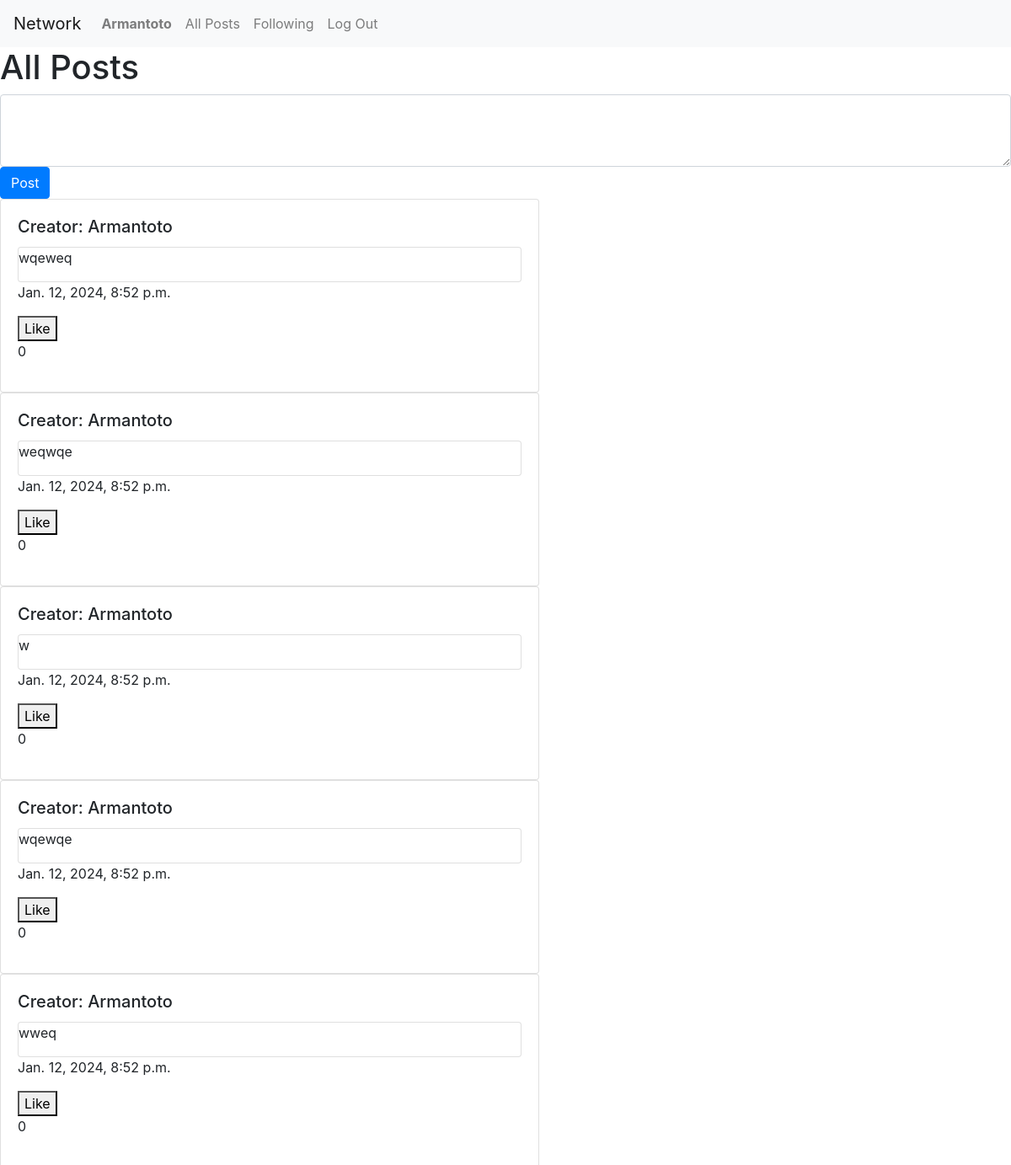
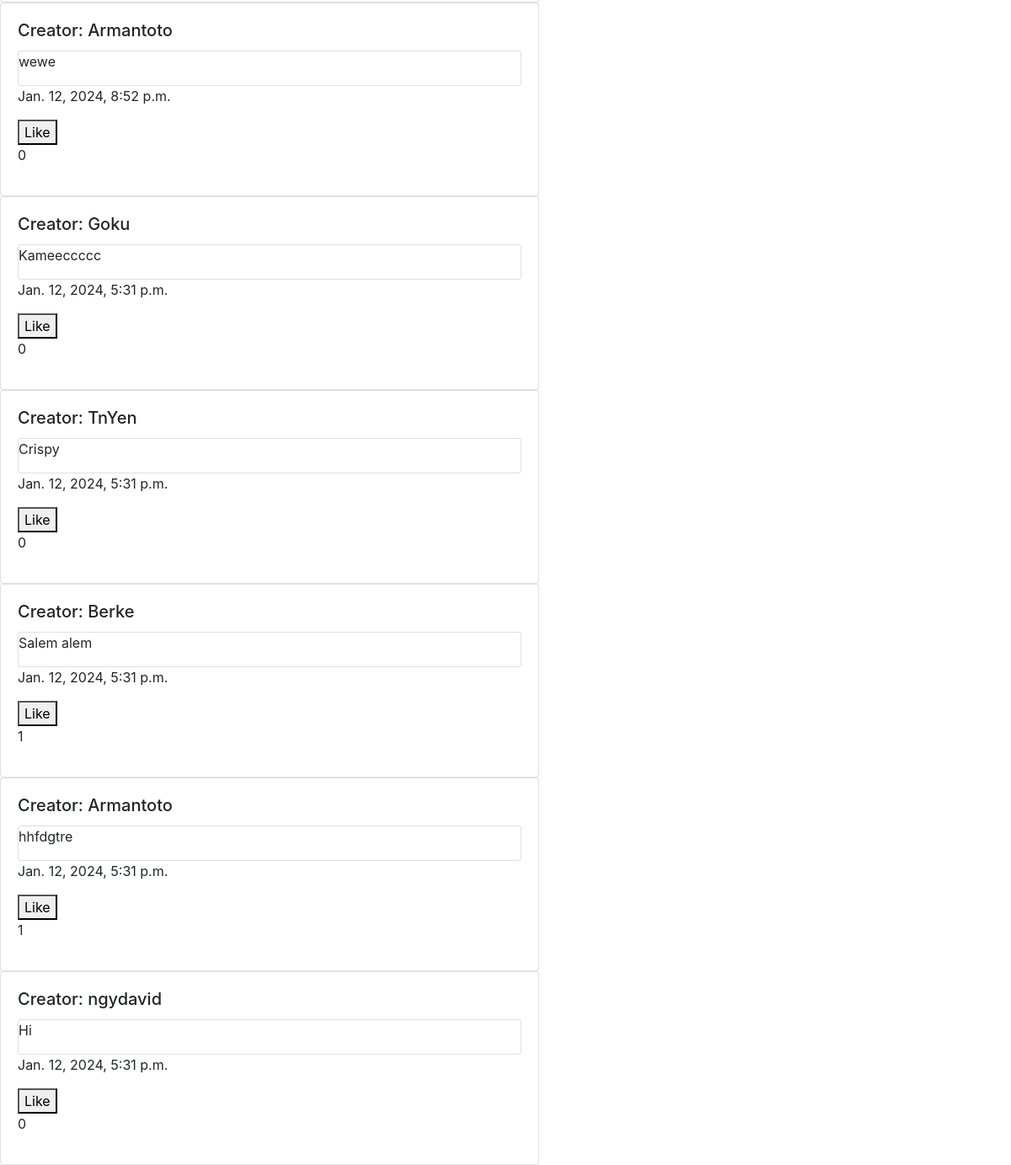
The app's page / (signed in) with its own data (2 pictures, top to bottom).
### network/models.py (models this page shows, shortened)
class User(AbstractUser):
    pass

class Post(models.Model):
    creator = models.ForeignKey(User, blank=True, on_delete=models.CASCADE, related_name="creator")
    post_content = models.TextField(max_length=500, blank=True)
    date = models.DateField(auto_now_add=True)
    time = models.TimeField(auto_now_add=True)
    likes = models.ManyToManyField(User, related_name="liked_posts", blank=True)
    likes_count = models.IntegerField(default=0)

### network/views.py (the view)
# urls.py: path("", views.index, name="index"),
def index(request):
    all_posts = Post.objects.all().order_by('-date', '-time')
    user = request.user
    paginator = Paginator(all_posts, 10)
    pageNumber = request.GET.get("page")
    rightPage = paginator.get_page(pageNumber)
    for post in rightPage:
        post.liked = post.likes.filter(pk=user.pk).exists()
        post.is_creator = (user == post.creator)
    return render(request, "network/index.html", {
        "allPosts": all_posts,
        "rightPage": rightPage
    })

### network/templates/network/index.html (shortened to what this page needs)
{% extends "network/layout.html" %}
{% block body %}
{% load static %}
<h1>All Posts</h1>
{% if user.is_authenticated %}
<form method="post" action="{% url 'create_post' %}">
  <textarea class="form-control" name="post_content" id="exampleFormControlTextarea1" rows="3" required></textarea>
  <button type="submit" class="btn btn-primary">Post</button>
</form>
{% endif %}
{% for post in allPosts  %}
<div class="card" style="width: 40rem;">
    <div class="card-body">
        <h5 class="card-title">Creator: {{ post.creator }}</h5>
        <div class="card">
            <p id="post-content-{{ post.id }}" class="card-text">{{ post.post_content }}</p>
        </div>
        <p>{{ post.date }}, {{ post.time }}</p>
        <button class="like" data-post-id="{{ post.id }}" data-liked="{{ post.liked }}">
          {% if user.is_authenticated %}
              {% if post.liked %}
                  Unlike
              {% else %}
                  Like
              {% endif %}
          {% else %}
              Likes
          {% endif %}
        </button>
        <p id="like-count-{{ post.id }}">{{ post.likes_count }}</p>
    </div>
</div>
{% endfor %}
{% endblock %}

### network/templates/network/layout.html (shortened to what this page needs)
{% load static %}
<!DOCTYPE html>
<html lang="en">
    <head>
        <link rel="stylesheet" href="https://stackpath.bootstrapcdn.com/bootstrap/4.4.1/css/bootstrap.min.css">
        <link href="{% static 'network/styles.css' %}" rel="stylesheet">
    </head>
    <body>
        <nav class="navbar navbar-expand-lg navbar-light bg-light">
            <a class="navbar-brand" href="#">Network</a>
            <div>
              <ul class="navbar-nav mr-auto">
                {% if user.is_authenticated %}
                    <li class="nav-item">
                        <a class="nav-link" href="{% url 'get_user' userID=user.id %}"><strong>{{ user.username }}</strong></a>
                    </li>
                {% endif %}
                <li class="nav-item">
                  <a class="nav-link" href="{% url 'index' %}">All Posts</a>
                </li>
                {% if user.is_authenticated %}
                    <li class="nav-item">
                        <a class="nav-link" href="{% url 'following' %}">Following</a>
                    </li>
                    <li class="nav-item">
                        <a class="nav-link" href="{% url 'logout' %}">Log Out</a>
                    </li>
                {% endif %}
              </ul>
            </div>
          </nav>
        <div class="body">
            {% block body %}
            {% endblock %}
        </div>
    </body>
</html>

### records on screen
User: username "Armantoto"
Post: creator "Armantoto", post_content "wqeweq", date "Jan. 12, 2024", time "8:52 p.m.", likes_count "0"
Post: creator "Armantoto", post_content "weqwqe", date "Jan. 12, 2024", time "8:52 p.m.", likes_count "0"
Post: creator "Armantoto", post_content "w", date "Jan. 12, 2024", time "8:52 p.m.", likes_count "0"
Post: creator "Armantoto", post_content "wqewqe", date "Jan. 12, 2024", time "8:52 p.m.", likes_count "0"
Post: creator "Armantoto", post_content "wweq", date "Jan. 12, 2024", time "8:52 p.m.", likes_count "0"
Post: creator "Armantoto", post_content "wewe", date "Jan. 12, 2024", time "8:52 p.m.", likes_count "0"
Post: creator "Goku", post_content "Kameeccccc", date "Jan. 12, 2024", time "5:31 p.m.", likes_count "0"
Post: creator "TnYen", post_content "Crispy", date "Jan. 12, 2024", time "5:31 p.m.", likes_count "0"
Post: creator "Berke", post_content "Salem alem", date "Jan. 12, 2024", time "5:31 p.m.", likes_count "1"
Post: creator "Armantoto", post_content "hhfdgtre", date "Jan. 12, 2024", time "5:31 p.m.", likes_count "1"
Post: creator "ngydavid", post_content "Hi", date "Jan. 12, 2024", time "5:31 p.m.", likes_count "0"
